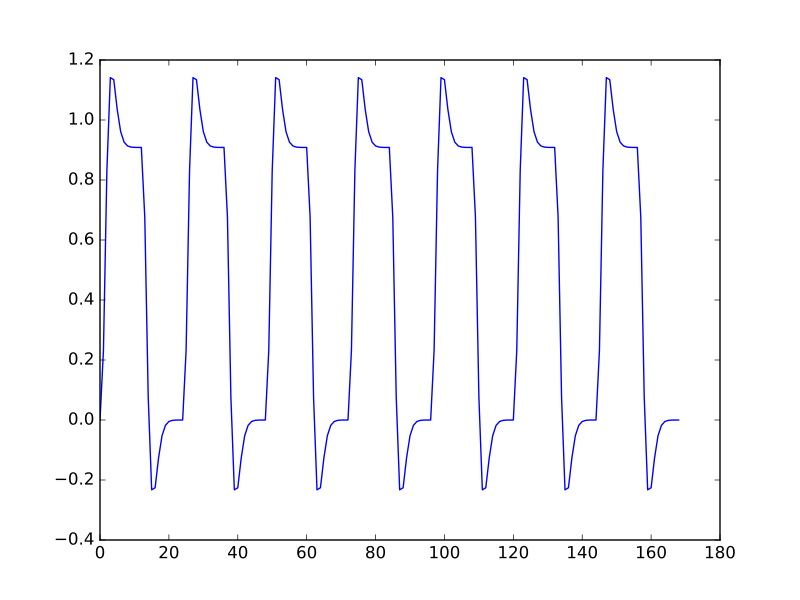

Reproduce this figure in Python.
#- Load the pre-written convolved time course
#- Knock off the first four elements
convolved = np.loadtxt('ds114_sub009_t2r1_conv.txt')[4:]
plt.plot(convolved)
# [...]
